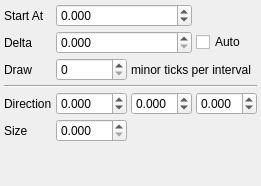
         <widget class="QWidget" name="XTicksTab">
          <attribute name="title">
           <string>Tick Marks</string>
          </attribute>
          <layout class="QVBoxLayout" name="verticalLayout_4">
           <property name="spacing">
            <number>4</number>
           </property>
           <property name="leftMargin">
            <number>4</number>
           </property>
           <property name="topMargin">
            <number>4</number>
           </property>
           <property name="rightMargin">
            <number>4</number>
           </property>
           <property name="bottomMargin">
            <number>4</number>
           </property>
           <item>
            <layout class="QGridLayout" name="gridLayout_9">
             <item row="0" column="1" colspan="2">
              <widget class="QDoubleSpinBox" name="XTicksStartSpin">
               <property name="sizePolicy">
                <sizepolicy hsizetype="Expanding" vsizetype="Fixed">
                 <horstretch>0</horstretch>
                 <verstretch>0</verstretch>
                </sizepolicy>
               </property>
               <property name="decimals">
                <number>3</number>
               </property>
               <property name="minimum">
                <double>-1000000.000000000000000</double>
               </property>
               <property name="maximum">
                <double>1000000.000000000000000</double>
               </property>
              </widget>
             </item>
             <item row="0" column="0">
              <widget class="QLabel" name="label_6">
               <property name="sizePolicy">
                <sizepolicy hsizetype="Minimum" vsizetype="Preferred">
                 <horstretch>0</horstretch>
                 <verstretch>0</verstretch>
                </sizepolicy>
               </property>
               <property name="text">
                <string>Start At</string>
               </property>
              </widget>
             </item>
             <item row="2" column="2" colspan="2">
              <widget class="QLabel" name="label_20">
               <property name="sizePolicy">
                <sizepolicy hsizetype="Minimum" vsizetype="Preferred">
                 <horstretch>0</horstretch>
                 <verstretch>0</verstretch>
                </sizepolicy>
               </property>
               <property name="text">
                <string>minor ticks per interval</string>
               </property>
              </widget>
             </item>
             <item row="4" column="3">
              <widget class="QDoubleSpinBox" name="XTickDirectionZSpin">
               <property name="sizePolicy">
                <sizepolicy hsizetype="Expanding" vsizetype="Fixed">
                 <horstretch>0</horstretch>
                 <verstretch>0</verstretch>
                </sizepolicy>
               </property>
               <property name="decimals">
                <number>3</number>
               </property>
               <property name="minimum">
                <double>-1.000000000000000</double>
               </property>
               <property name="maximum">
                <double>1.000000000000000</double>
               </property>
               <property name="singleStep">
                <double>0.100000000000000</double>
               </property>
              </widget>
             </item>
             <item row="2" column="1">
              <widget class="QSpinBox" name="XMinorTicksSpin"/>
             </item>
             <item row="5" column="0">
              <widget class="QLabel" name="label_37">
               <property name="text">
                <string>Size</string>
               </property>
              </widget>
             </item>
             <item row="1" column="3">
              <widget class="QCheckBox" name="XAutoTicksCheck">
               <property name="text">
                <string>Auto</string>
               </property>
              </widget>
             </item>
             <item row="4" column="1">
              <widget class="QDoubleSpinBox" name="XTickDirectionXSpin">
               <property name="sizePolicy">
                <sizepolicy hsizetype="Expanding" vsizetype="Fixed">
                 <horstretch>0</horstretch>
                 <verstretch>0</verstretch>
                </sizepolicy>
               </property>
               <property name="decimals">
                <number>3</number>
               </property>
               <property name="minimum">
                <double>-1.000000000000000</double>
               </property>
               <property name="maximum">
                <double>1.000000000000000</double>
               </property>
               <property name="singleStep">
                <double>0.100000000000000</double>
               </property>
              </widget>
             </item>
             <item row="1" column="0">
              <widget class="QLabel" name="label_7">
               <property name="sizePolicy">
                <sizepolicy hsizetype="Minimum" vsizetype="Preferred">
                 <horstretch>0</horstretch>
                 <verstretch>0</verstretch>
                </sizepolicy>
               </property>
               <property name="text">
                <string>Delta</string>
               </property>
              </widget>
             </item>
             <item row="4" column="0">
              <widget class="QLabel" name="label_31">
               <property name="text">
                <string>Direction</string>
               </property>
              </widget>
             </item>
             <item row="4" column="2">
              <widget class="QDoubleSpinBox" name="XTickDirectionYSpin">
               <property name="sizePolicy">
                <sizepolicy hsizetype="Expanding" vsizetype="Fixed">
                 <horstretch>0</horstretch>
                 <verstretch>0</verstretch>
                </sizepolicy>
               </property>
               <property name="decimals">
                <number>3</number>
               </property>
               <property name="minimum">
                <double>-1.000000000000000</double>
               </property>
               <property name="maximum">
                <double>1.000000000000000</double>
               </property>
               <property name="singleStep">
                <double>0.100000000000000</double>
               </property>
              </widget>
             </item>
             <item row="5" column="1">
              <widget class="QDoubleSpinBox" name="XTickSizeSpin">
               <property name="sizePolicy">
                <sizepolicy hsizetype="Expanding" vsizetype="Fixed">
                 <horstretch>0</horstretch>
                 <verstretch>0</verstretch>
                </sizepolicy>
               </property>
               <property name="decimals">
                <number>3</number>
               </property>
               <property name="minimum">
                <double>0.000000000000000</double>
               </property>
               <property name="maximum">
                <double>100.000000000000000</double>
               </property>
               <property name="singleStep">
                <double>0.100000000000000</double>
               </property>
              </widget>
             </item>
             <item row="2" column="0">
              <widget class="QLabel" name="label_19">
               <property name="text">
                <string>Draw</string>
               </property>
              </widget>
             </item>
             <item row="1" column="1" colspan="2">
              <widget class="QDoubleSpinBox" name="XTicksDeltaSpin">
               <property name="sizePolicy">
                <sizepolicy hsizetype="Expanding" vsizetype="Fixed">
                 <horstretch>0</horstretch>
                 <verstretch>0</verstretch>
                </sizepolicy>
               </property>
               <property name="decimals">
                <number>3</number>
               </property>
               <property name="minimum">
                <double>0.000000000000000</double>
               </property>
               <property name="maximum">
                <double>1000000.000000000000000</double>
               </property>
              </widget>
             </item>
             <item row="3" column="0" colspan="4">
              <widget class="Line" name="line_2">
               <property name="orientation">
                <enum>Qt::Horizontal</enum>
               </property>
              </widget>
             </item>
            </layout>
           </item>
           <item>
            <spacer name="verticalSpacer">
             <property name="orientation">
              <enum>Qt::Vertical</enum>
             </property>
             <property name="sizeHint" stdset="0">
              <size>
               <width>20</width>
               <height>40</height>
              </size>
             </property>
            </spacer>
           </item>
          </layout>
         </widget>
